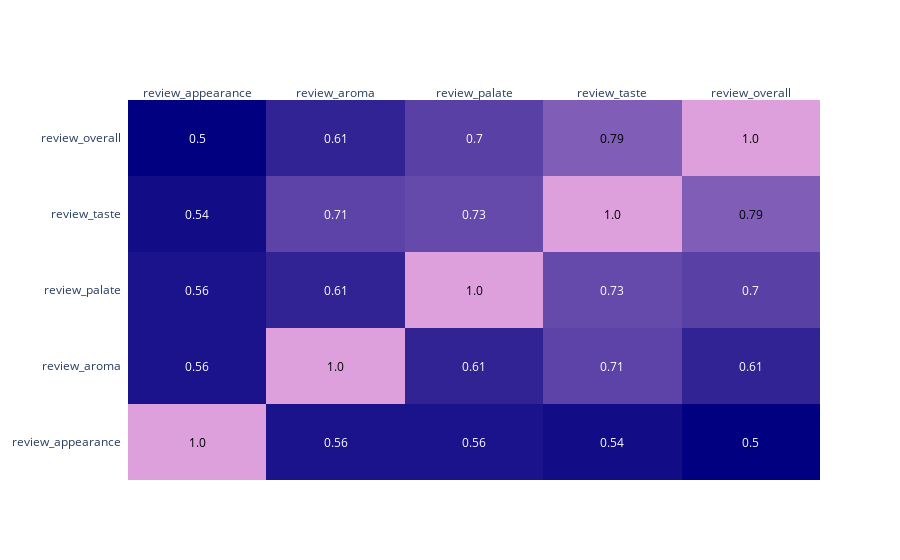

Notebook code for this chart:
### Markdown cell above
### The correlation of review features

The review_overall is calculated by review_appearance, review_aroma, review_palate, review_taste. We use these features to measure whether a beer is worth recommending. 

However, we are not sure whether review_overall is the mean of the other four features. Maybe some of these features are more important and deserve a higher weight in the review_overall. Therefore, I will do a correlation heatmap of the review features and learn something from it.

### Code cell
corr= df[["review_appearance","review_aroma","review_palate","review_taste", "review_overall"]].corr()
corr
x=list(corr.index)
y=list(corr.columns)

fig = ff.create_annotated_heatmap(x=x,y=y,z=corr.values.round(2),colorscale=[[0, 'navy'], [1, 'plum']],font_colors = ['white', 'black'])

fig.show()

### Figure 1 — Plotly figure (JSON) as saved in the notebook; plotly's stock layout.template omitted (floating-point values rounded to 4 significant figures)
{"data": [{"colorscale": [[0, "navy"], [1, "plum"]], "reversescale": false, "showscale": false, "type": "heatmap", "x": ["review_appearance", "review_aroma", "review_palate", "review_taste", "review_overall"], "y": ["review_appearance", "review_aroma", "review_palate", "review_taste", "review_overall"], "z": [[1, 0.56, 0.56, 0.54, 0.5], [0.56, 1, 0.61, 0.71, 0.61], [0.56, 0.61, 1, 0.73, 0.7], [0.54, 0.71, 0.73, 1, 0.79], [0.5, 0.61, 0.7, 0.79, 1]]}], "layout": {"annotations": [{"font": {"color": "black"}, "showarrow": false, "text": "1.0", "x": "review_appearance", "xref": "x", "y": "review_appearance", "yref": "y"}, {"font": {"color": "white"}, "showarrow": false, "text": "0.56", "x": "review_aroma", "xref": "x", "y": "review_appearance", "yref": "y"}, {"font": {"color": "white"}, "showarrow": false, "text": "0.56", "x": "review_palate", "xref": "x", "y": "review_appearance", "yref": "y"}, {"font": {"color": "white"}, "showarrow": false, "text": "0.54", "x": "review_taste", "xref": "x", "y": "review_appearance", "yref": "y"}, {"font": {"color": "white"}, "showarrow": false, "text": "0.5", "x": "review_overall", "xref": "x", "y": "review_appearance", "yref": "y"}, {"font": {"color": "white"}, "showarrow": false, "text": "0.56", "x": "review_appearance", "xref": "x", "y": "review_aroma", "yref": "y"}, {"font": {"color": "black"}, "showarrow": false, "text": "1.0", "x": "review_aroma", "xref": "x", "y": "review_aroma", "yref": "y"}, {"font": {"color": "white"}, "showarrow": false, "text": "0.61", "x": "review_palate", "xref": "x", "y": "review_aroma", "yref": "y"}, {"font": {"color": "white"}, "showarrow": false, "text": "0.71", "x": "review_taste", "xref": "x", "y": "review_aroma", "yref": "y"}, {"font": {"color": "white"}, "showarrow": false, "text": "0.61", "x": "review_overall", "xref": "x", "y": "review_aroma", "yref": "y"}, {"font": {"color": "white"}, "showarrow": false, "text": "0.56", "x": "review_appearance", "xref": "x", "y": "review_palate", "yref": "y"}, {"font": {"color": "white"}, "showarrow": false, "text": "0.61", "x": "review_aroma", "xref": "x", "y": "review_palate", "yref": "y"}, {"font": {"color": "black"}, "showarrow": false, "text": "1.0", "x": "review_palate", "xref": "x", "y": "review_palate", "yref": "y"}, {"font": {"color": "white"}, "showarrow": false, "text": "0.73", "x": "review_taste", "xref": "x", "y": "review_palate", "yref": "y"}, {"font": {"color": "white"}, "showarrow": false, "text": "0.7", "x": "review_overall", "xref": "x", "y": "review_palate", "yref": "y"}, {"font": {"color": "white"}, "showarrow": false, "text": "0.54", "x": "review_appearance", "xref": "x", "y": "review_taste", "yref": "y"}, {"font": {"color": "white"}, "showarrow": false, "text": "0.71", "x": "review_aroma", "xref": "x", "y": "review_taste", "yref": "y"}, {"font": {"color": "white"}, "showarrow": false, "text": "0.73", "x": "review_palate", "xref": "x", "y": "review_taste", "yref": "y"}, {"font": {"color": "black"}, "showarrow": false, "text": "1.0", "x": "review_taste", "xref": "x", "y": "review_taste", "yref": "y"}, {"font": {"color": "black"}, "showarrow": false, "text": "0.79", "x": "review_overall", "xref": "x", "y": "review_taste", "yref": "y"}, {"font": {"color": "white"}, "showarrow": false, "text": "0.5", "x": "review_appearance", "xref": "x", "y": "review_overall", "yref": "y"}, {"font": {"color": "white"}, "showarrow": false, "text": "0.61", "x": "review_aroma", "xref": "x", "y": "review_overall", "yref": "y"}, {"font": {"color": "white"}, "showarrow": false, "text": "0.7", "x": "review_palate", "xref": "x", "y": "review_overall", "yref": "y"}, {"font": {"color": "black"}, "showarrow": false, "text": "0.79", "x": "review_taste", "xref": "x", "y": "review_overall", "yref": "y"}, {"font": {"color": "black"}, "showarrow": false, "text": "1.0", "x": "review_overall", "xref": "x", "y": "review_overall", "yref": "y"}], "xaxis": {"dtick": 1, "gridcolor": "rgb(0, 0, 0)", "side": "top", "ticks": ""}, "yaxis": {"dtick": 1, "ticks": "", "ticksuffix": "  "}}}
